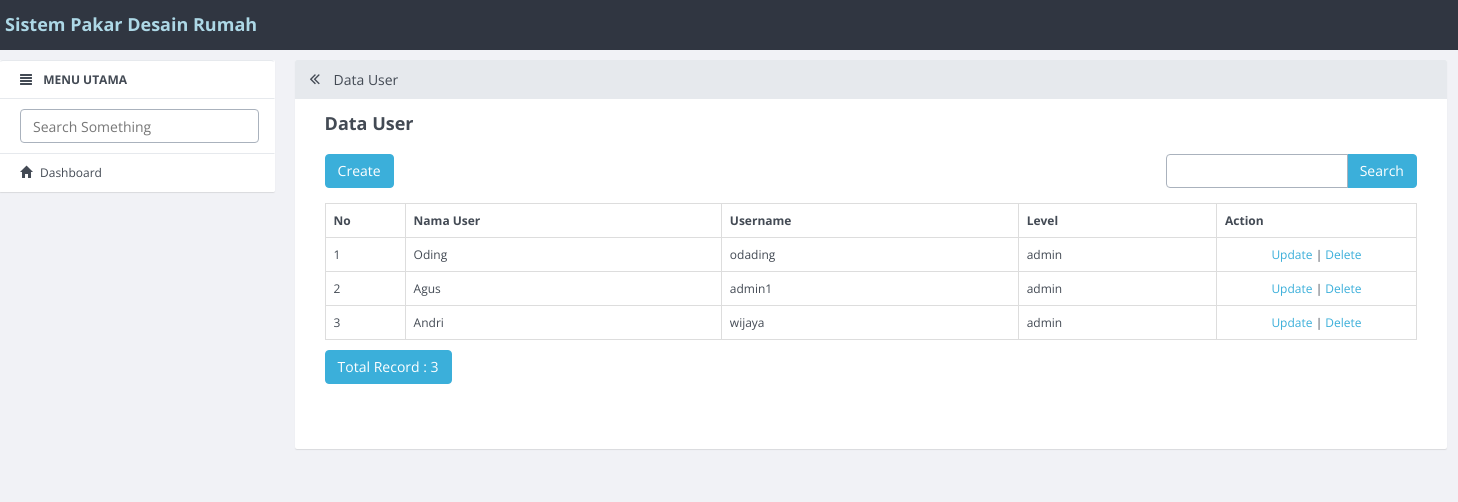
Screenshot of /index.php/users with the database file from the repository.
### tables this page shows
CREATE TABLE `users` (
  `id_user` int(11) NOT NULL,
  `nama_user` varchar(100) DEFAULT NULL,
  `username` varchar(50) DEFAULT NULL,
  `password` varchar(70) DEFAULT NULL,
  `level` varchar(20) DEFAULT NULL
);

### application/controllers/Users.php (called while the page is built, shortened)
<?php
class Users extends CI_Controller
{
    function __construct()
    {
        $this->load->model('Users_model');
        $this->load->library('form_validation');
    }
    public function index()
    {
        $q = urldecode($this->input->get('q', TRUE));
        $start = intval($this->input->get('start'));
        if ($q <> '') {
            $config['base_url'] = base_url() . 'users/index.html?q=' . urlencode($q);
            $config['first_url'] = base_url() . 'users/index.html?q=' . urlencode($q);
        } else {
            $config['base_url'] = base_url() . 'users/index.html';
            $config['first_url'] = base_url() . 'users/index.html';
        }
        $config['per_page'] = 10;
        $config['page_query_string'] = TRUE;
        $config['total_rows'] = $this->Users_model->total_rows($q);
        $users = $this->Users_model->get_limit_data($config['per_page'], $start, $q);
        $this->load->library('pagination');
        $this->pagination->initialize($config);
        $data = array(
            'users_data' => $users,
            'q' => $q,
            'pagination' => $this->pagination->create_links(),
            'total_rows' => $config['total_rows'],
            'start' => $start,
            'konten' => 'users/users_list',
            'judul' => 'Data User',
        );
        $this->load->view('v_index', $data);
    }
}

### index.php (called while the page is built, shortened)
<?php
require_once BASEPATH.'core/CodeIgniter.php';

### application/config/config.php (called while the page is built, shortened)
<?php
$config['base_url'] = "http://".$_SERVER['HTTP_HOST'];
$config['base_url'] .= preg_replace('@/+$@','',dirname($_SERVER['SCRIPT_NAME'])).'/';
$config['index_page'] = '';
$config['uri_protocol']	= 'REQUEST_URI';
$config['url_suffix'] = '.html';
$config['language']	= 'english';
$config['charset'] = 'UTF-8';
$config['enable_hooks'] = FALSE;
$config['subclass_prefix'] = 'MY_';
$config['composer_autoload'] = FALSE;
$config['permitted_uri_chars'] = 'a-z 0-9~%.:_\-';
$config['enable_query_strings'] = FALSE;
$config['controller_trigger'] = 'c';
$config['function_trigger'] = 'm';
$config['directory_trigger'] = 'd';
$config['allow_get_array'] = TRUE;
$config['log_threshold'] = 0;
$config['log_path'] = '';
$config['log_file_extension'] = '';
$config['log_file_permissions'] = 0644;
$config['log_date_format'] = 'Y-m-d H:i:s';
$config['error_views_path'] = '';
$config['cache_path'] = '';
$config['cache_query_string'] = FALSE;
$config['encryption_key'] = '';
$config['sess_driver'] = 'files';
$config['sess_cookie_name'] = 'ci_session';
$config['sess_expiration'] = 7200;
$config['sess_save_path'] = NULL;
$config['sess_match_ip'] = FALSE;
$config['sess_time_to_update'] = 300;
$config['sess_regenerate_destroy'] = FALSE;
$config['cookie_prefix']	= '';
$config['cookie_domain']	= '';
$config['cookie_path']		= '/';
$config['cookie_secure']	= FALSE;
$config['cookie_httponly'] 	= FALSE;
$config['standardize_newlines'] = FALSE;
$config['global_xss_filtering'] = FALSE;
$config['csrf_protection'] = FALSE;
$config['csrf_token_name'] = 'csrf_test_name';
$config['csrf_cookie_name'] = 'csrf_cookie_name';
$config['csrf_expire'] = 7200;
$config['csrf_regenerate'] = TRUE;
$config['csrf_exclude_uris'] = array();
$config['compress_output'] = FALSE;
$config['time_reference'] = 'local';
$config['rewrite_short_tags'] = FALSE;
$config['proxy_ips'] = '';

### application/models/Users_model.php (called while the page is built, shortened)
<?php
class Users_model extends CI_Model
{
    public $table = 'users';
    public $id = 'id_user';
    public $order = 'DESC';
    function total_rows($q = NULL) {
        $this->db->like('id_user', $q);
	$this->db->or_like('nama_user', $q);
	$this->db->or_like('username', $q);
	$this->db->or_like('password', $q);
	$this->db->or_like('level', $q);
	$this->db->from($this->table);
        return $this->db->count_all_results();
    }
    function get_limit_data($limit, $start = 0, $q = NULL) {
        $this->db->order_by($this->id, $this->order);
        $this->db->like('id_user', $q);
	$this->db->or_like('nama_user', $q);
	$this->db->or_like('username', $q);
	$this->db->or_like('password', $q);
	$this->db->or_like('level', $q);
	$this->db->limit($limit, $start);
        return $this->db->get($this->table)->result();
    }
}

### application/views/users/users_list.php (the view, shortened to what this page needs)
<div class="row" style="margin-bottom: 10px">
            <div class="col-md-4">
                <?php echo anchor(site_url('users/create'),'Create', 'class="btn btn-primary"'); ?>
            </div>
            <div class="col-md-4 text-center">
            </div>
            <div class="col-md-1 text-right">
            </div>
            <div class="col-md-3 text-right">
                <form action="<?php echo site_url('users/index'); ?>" class="form-inline" method="get">
                    <div class="input-group">
                        <input type="text" class="form-control" name="q" value="<?php echo $q; ?>">
                        <span class="input-group-btn">
                          <button class="btn btn-primary" type="submit">Search</button>
                        </span>
                    </div>
                </form>
            </div>
        </div>
        <table class="table table-bordered" style="margin-bottom: 10px">
            <tr>
                <th>No</th>
        <th>Nama User</th>
        <th>Username</th>
        <th>Level</th>
        <th>Action</th>
            </tr><?php
            foreach ($users_data as $users)
            {
                ?>
                <tr>
            <td width="80px"><?php echo ++$start ?></td>
            <td><?php echo $users->nama_user ?></td>
            <td><?php echo $users->username ?></td>
            <td><?php echo $users->level ?></td>
            <td style="text-align:center" width="200px">
                <?php
                echo anchor(site_url('users/update/'.$users->id_user),'Update');
                echo ' | ';
                echo anchor(site_url('users/delete/'.$users->id_user),'Delete','onclick="javasciprt: return confirm(\'Are You Sure ?\')"');
                ?>
            </td>
        </tr>
                <?php
            }
            ?>
        </table>
        <div class="row">
            <div class="col-md-6">
                <a href="#" class="btn btn-primary">Total Record : <?php echo $total_rows ?></a>
        </div>
            <div class="col-md-6 text-right">
            </div>
        </div>

### rows the page displays
users: nama_user "Oding", username "odading", level "admin", id_user "Update", id_user "Delete"
users: nama_user "Agus", username "admin1", level "admin", id_user "Update", id_user "Delete"
users: nama_user "Andri", username "wijaya", level "admin", id_user "Update", id_user "Delete"

### other values shown
$judul "Data User"
anchor(site_url('users/create'),'Create', 'class="btn btn-primary"') "Create"
$total_rows "3"
